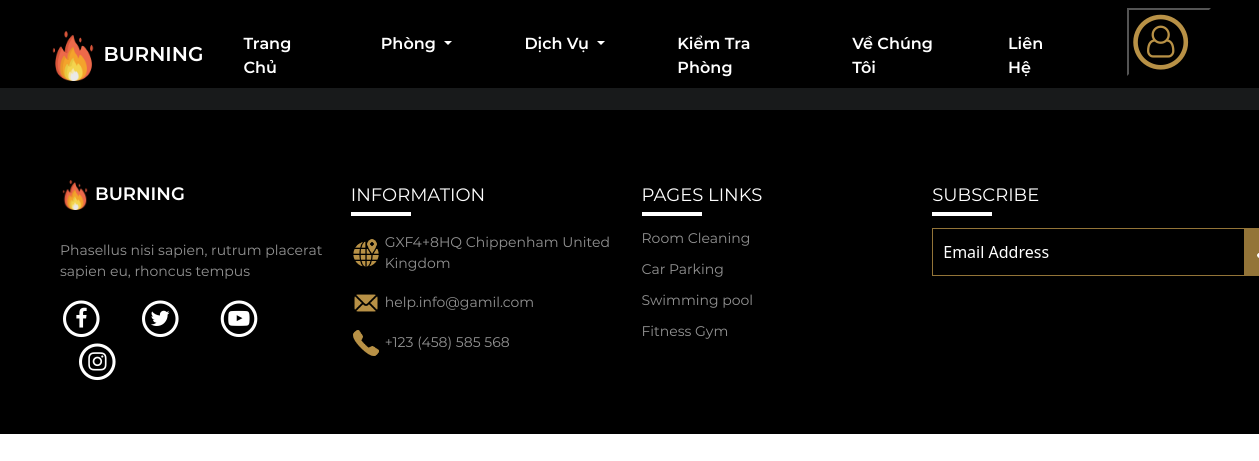
Page /logged/history.php (signed in) on the earlier database version.
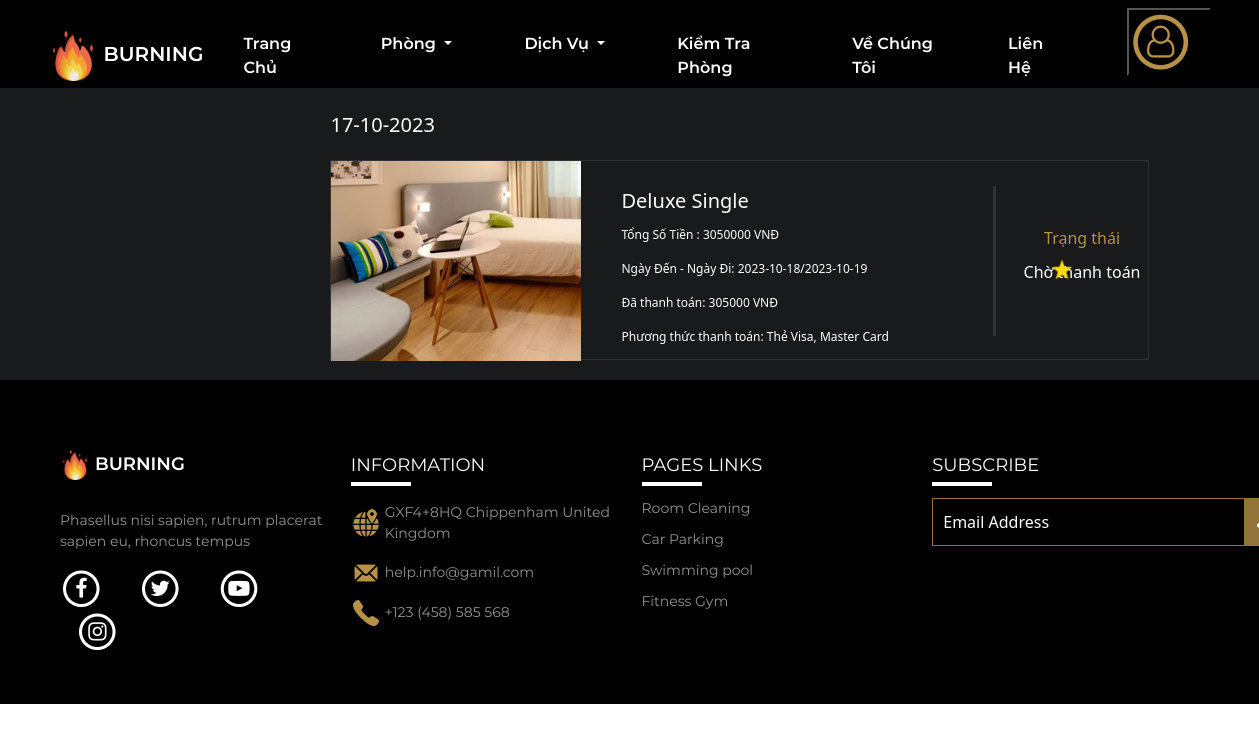
Same page on the later database version.
### tables this page shows
CREATE TABLE `chitietdatphong` (
  `MaCTDP` int(11) NOT NULL,
  `MaPDP` int(11) NOT NULL,
  `MaPhong` int(11) NOT NULL,
  `NgayDen` date NOT NULL,
  `NgayDi` date NOT NULL
);

CREATE TABLE `phieudatphong` (
  `MaPDP` int(11) NOT NULL,
  `MaKhachHang` int(11) NOT NULL,
  `TongTien` varchar(50) NOT NULL,
  `ThanhToanTruoc` varchar(50) NOT NULL,
  `PhuongThucThanhToan` varchar(50) NOT NULL,
  `NgayTT` date NOT NULL
);

CREATE TABLE `phong` (
  `MaPhong` int(10) NOT NULL,
  `LoaiPhong` varchar(20) NOT NULL,
  `KieuPhong` varchar(50) NOT NULL,
  `SLMax` int(10) NOT NULL,
  `LoaiGiuong` varchar(50) NOT NULL,
  `GiaPhong` varchar(10) NOT NULL,
  `IMG` varchar(50) NOT NULL,
  `DienTich` varchar(50) NOT NULL,
  `TamNhin` varchar(50) NOT NULL,
  `MoTa` varchar(500) NOT NULL,
  `TrangThai` varchar(20) NOT NULL
);

### logged/history.php (the view, shortened to what this page needs)
<!DOCTYPE html>
<html lang="en">
<head>
    <link rel="stylesheet" href="../css/history.css?v=<?php echo time(); ?>" type='text/css'>
    <link rel="stylesheet" href="https://cdnjs.cloudflare.com/ajax/libs/font-awesome/4.7.0/css/font-awesome.min.css">
    <link rel="stylesheet" href="../common/bootstrap-5.2.2-dist/css/bootstrap.min.css">
    <link rel="stylesheet" type="text/css" href="../common/slick/slick.css">
    <link rel="stylesheet" type="text/css" href="../common/slick/slick-theme.css">
    <link rel="stylesheet" href="../css/style.css">
</head>
<body>
    <?php
    include('header.php');
    include('../config.php');
    ?>
    <div class="main">
    <?php
               $ngayhientai=date("Y-m-d ", time());
               $sql = "SELECT * From chitietdatphong,phong,phieudatphong,quanlytaikhoan where phong.MaPhong=chitietdatphong.MaPhong
                                     AND quanlytaikhoan.ID=phieudatphong.MaKhachHang AND phieudatphong.MaPDP=chitietdatphong.MaPDP AND quanlytaikhoan.ID='".$_SESSION['makhachhang']."'" ;
               $result = mysqli_query($con, $sql);
               $lichsuphongs = array();
               if(mysqli_num_rows($result) > 0){
                  while($row = mysqli_fetch_array($result)){
                      $lichsuphongs[]=array('KieuPhong'=>$row["KieuPhong"], 'TongTien'=>$row["TongTien"],'ThanhToanTruoc'=>$row["ThanhToanTruoc"],
                      'NgayDen'=>$row["NgayDen"],'NgayDi'=>$row["NgayDi"], 'PhuongThucThanhToan'=> $row['PhuongThucThanhToan'],
                      'IMG'=>$row['IMG'], 'NgayTT'=>$row["NgayTT"]);
                  }
               }
              ?>
        <div class="mainroom">
        <?php foreach($lichsuphongs as $key => $value) { ?>
            <div class="ngaydat"> <?php echo  date("d-m-Y", strtotime($value['NgayTT']));?></div>
            <div class="mainroom_1">
                <div class="mainroom12">
                    <img src="<?php echo $value['IMG']?>" alt="" width="250px" height="200px">
                </div>
                <div class="mainroom11">
                    <p class="mainroom111"><?php echo $value['KieuPhong']?></p>
                    <p class="mainroom112">Tổng Số Tiền : <?php echo $value['TongTien']?> VNĐ</p>
                    <p class="mainroom112">Ngày Đến - Ngày Đi: <?php echo $value['NgayDen']. '/' .$value['NgayDi']?></p>
                    <p class="mainroom112">Đã thanh toán: <?php echo $value['ThanhToanTruoc'] ?> VNĐ</p>
                    <p class="mainroom112">Phương thức thanh toán:  <?php echo $value['PhuongThucThanhToan']?></p>
                </div>
                <div class="mainroom13">
                    <div class="mainroom131">Trạng thái</div>
                    <div class="mainroom132">
                        <?php
                            if($ngayhientai<$value['NgayDen']){
                                echo 'Đã đặt cọc';
                            }
                            else if($ngayhientai>=$value['NgayDen'] & $ngayhientai<=$value['NgayDi']){
                                echo 'Chờ thanh toán';
                            }
                            else{
                                echo 'Đã thanh toán ';
                            }
                        ?>
                    </div>
                </div>
            </div>
            <?php
                }
                ?>
      </div>
    </div>
    <?php
    include('footer.php')
    ?>
</body>
</html>

### logged/header.php (shortened to what this page needs)
<!DOCTYPE html>
<html lang="en">
<head>
  <link rel="stylesheet" href="../css/style.css">
  <link rel="stylesheet" href="https://cdnjs.cloudflare.com/ajax/libs/font-awesome/4.7.0/css/font-awesome.min.css">
  <link rel="stylesheet" href="../common/bootstrap-5.2.2-dist/css/bootstrap.min.css">
</head>
<body>
  <header id="menu">
    <div class="menu-nav">
      <nav class="navbar navbar-expand-lg">
        <div class="container-fluid px-5">
          <a class="navbar-brand" href="./home.php"><img src="../img/logoBurning.png" alt="BurningLogo" class="logo">
            BURNING</a>
          <div class="sub-nav collapse navbar-collapse flex-row-reverse" id="navbarSupportedContent">
            <ul class="navbar-nav mb-2 mb-lg-0">
              <li class="nav-item p-3 me-4">
                <a class="a nav-link active" aria-current="page" href="./home.php">Trang Chủ</a>
              </li>
              <li class="nav-item dropdown p-3 me-4">
                <a class="nav-link dropdown-toggle" href="./allroom.php" role="button" data-bs-toggle="dropdown" aria-expanded="false">
                  Phòng
                </a>
              </li>
              <li class="nav-item dropdown p-3 me-4">
                <a class="nav-link dropdown-toggle" href="./service.php" role="button" data-bs-toggle="dropdown" aria-expanded="false">
                  Dịch Vụ
                </a>
              </li>
              <li class="nav-item p-3 me-4">
                <a class="nav-link" href="./roomcheck.php">Kiểm Tra Phòng</a>
              </li>
              <li class="nav-item p-3 me-4">
                <a class="nav-link" href="./page.php">Về Chúng Tôi</a>
              </li>
              <li class="nav-item p-3 me-4">
                <a class="nav-link" href="./contact.php">Liên Hệ</a>
              </li>
              <li class="nav-item ms-4">
                <div class="dropdown">
                  <button class="btn-secondary dropdown-toggle" type="button" data-bs-toggle="dropdown" aria-expanded="false">
                    <span class="fa-stack fa-2x">
                      <i class="fa fa-circle-thin fa-stack-2x" style="color: #B89146;"></i>
                      <i class="fa fa-user-o fa-stack-1x" style="color: #B89146;"></i>
                    </span>
                  </button>
                </div>
              </li>
            </ul>
          </div>
        </div>
      </nav>
    </div>
  </header>
</body>
</html>

### logged/footer.php (shortened to what this page needs)
<!DOCTYPE html>
<html lang="en">
<head>
    <link rel="stylesheet" href="../css/style.css?v=<?php echo time(); ?>" type='text/css'>
    <link rel="stylesheet" href="https://cdnjs.cloudflare.com/ajax/libs/font-awesome/4.7.0/css/font-awesome.min.css">
    <link rel="stylesheet" href="../common/bootstrap-5.2.2-dist/css/bootstrap.min.css">
</head>
<body>
    <section id="footer">
        <div class="container-fluid">
            <div class="row">
                <div class="col-3">
                    <a class="navbar-brand" href="#"><img src="../img/logoBurning.png" alt="BurningLogo" class="logo"> BURNING</a>
                    <p>Phasellus nisi sapien, rutrum placerat sapien eu, rhoncus tempus</p>
                    <div class="contact">
                        <span class="fa-stack fa-lg me-3 ">
                            <i class="fa fa-circle-thin fa-stack-2x"></i>
                            <i class="fa fa-facebook-f fa-stack-1x"></i>
                        </span>
                        <span class="fa-stack fa-lg mx-3">
                            <i class="fa fa-circle-thin fa-stack-2x"></i>
                            <i class="fa fa-twitter fa-stack-1x"></i>
                        </span>
                        <span class="fa-stack fa-lg mx-3">
                            <i class="fa fa-circle-thin fa-stack-2x"></i>
                            <i class=" fa fa-youtube-play fa-stack-1x"></i>
                        </span>
                        <span class="fa-stack fa-lg ms-3">
                            <i class="fa fa-circle-thin fa-stack-2x"></i>
                            <i class="fa fa-instagram fa-stack-1x"></i>
                        </span>
                    </div>
                </div>
                <div class="col-3">
                    <h5>INFORMATION</h5>
                    <ul>
                        <li>
                            <div class="img">
                                <img src="../img/trangchu1/icon-location.png" alt="" class="logo">
                            </div>
                            <p class="my-0 p-1">GXF4+8HQ Chippenham United Kingdom</p>
                        </li>
                        <li>
                            <div class="img">
                                <img src="../img/trangchu1/icon-mail.png" alt="" class="logo">
                            </div>
                            <p class="my-0 p-1">help.info@gamil.com</p>
                        </li>
                        <li>
                            <div class="img">
                                <img src="../img/trangchu1/icon-phone.png" alt="" class="logo">
                            </div>
                            <p class="my-0 p-1">+123 (458) 585 568</p>
                        </li>
                    </ul>
                </div>
                <div class="col-3">
                    <h5>PAGES LINKS</h5>
                    <ul>
                        <li><a href="#">Room Cleaning</a></li>
                        <li><a href="#">Car Parking</a></li>
                        <li><a href="#">Swimming pool</a></li>
                        <li><a href="./fitness.html">Fitness Gym</a></li>
                    </ul>
                </div>
                <div class="col-3">
                    <h5>SUBSCRIBE</h5>
                    <div class="Send">
                        <input type="email" name="" id="" placeholder="Email Address"> <button><img src="../img/trangchu1/icon-send.png" alt="" class="logo"></button>
                    </div>
                </div>
            </div>
        </div>
    </section>
</body>
</html>

### css/history.css (style rules this page uses)
.main { display: flex; width: 100%; padding-top: 30px; justify-content: space-around; background-color: rgb(24,26,27 ); margin-top: 80px; }
input { flex:1; background-color: rgb(24,26,27 ); border: 1px solid rgb(205, 194, 194); color: white; padding-left: 10px; }
::placeholder { color:white; }
.mainroom { width: 65%; }
.mainroom_1 { border: 1px solid rgb(48,50,51 ) ; display: flex; height: 200px; width: 100%; color: white; }
.mainroom11 { flex:3; margin-left: 40px; position: relative; }
.mainroom13 { flex: 1; text-align: center; }
.mainroom111 { font-size: 20px; margin: 25px 0 10px 0; }
.mainroom11::after { content: ""; border-right: solid rgb(48,50,51 ); height: 150px; width: 2px; position: absolute; right: 20px; top:25px; }
.mainroom112 { font-size: 12px; }
.mainroom13 { display: block; margin: auto; }
.mainroom131 { color: rgb(184,145,70); }
.mainroom132 { padding: 10px 0 10px 0; position: relative; }
.mainroom132::before { content: url("../ICON/icon_star2.png"); position: absolute; top:8px; left: 35px; }
.mainroom>div { margin-bottom: 20px; }
.ngaydat { color: white; font-size: 20px; }

### css/style.css (style rules this page uses)
html, body { margin: 0; padding: 0; }
* { box-sizing: border-box; margin: 0; padding: 0; outline: none; }
#menu { position: fixed; z-index: 2; top: 0; left: 0; right: 0; }
a { text-decoration: none; }
li { list-style-type: none; }
#menu { background-color: black; height: 88px; }
#menu .logo { height: 50px; width: 50px; }
#menu .navbar-brand { color: white; font-family: Montserrat-SemiBold; font-size: 20px; }
#menu .sub-nav li a { font-family: Montserrat-SemiBold; font-size: 16px; color: white; }
.menu-nav { margin: 0 auto; }
#menu .dropdown button { background-color: black; }
#footer { background-color: black; color: #fff; padding: 70px 48px 50px; }
#footer .logo { height: 30px; width: 30px; }
#footer .contact { justify-content: space-between; }
#footer .navbar-brand { color: white; font-family: Montserrat-SemiBold; font-size: 18px; }
#footer p { margin-top: 30px; width: 275px; font-family: Montserrat-Regular; font-size: 14px; color: #939393; }
#footer h5 { position: relative; font-size: 18px; font-family: Montserrat-Regular; padding: 5px 0px; margin-bottom: 16px; }
#footer h5::before { position: absolute; content: ''; top: 100%; left: 0; width: 60px; height: 1px; border: 2px solid #fff; }
#footer ul { color: #fff; padding: 0; }
#footer li { padding-bottom: 10px; width: 275px; display: flex; }
#footer li .img { display: flex; align-items: center; }
#footer li a { color: #939393; font-size: 14px; font-family: Montserrat-Regular; text-decoration: none; }
#footer .Send { display: flex; }
#footer .Send input { border: 1px solid #937438; background-color: black; padding: 10px 70px 10px 10px; color: #fff; }
#footer .Send button { padding: 9px; background-color: #937438; border: none; }

Differences in the rows shown:
added chitietdatphong: MaPDP.NgayTT "17-10-2023", MaPhong.IMG (picture), MaPhong.KieuPhong "Deluxe Single", MaPDP.TongTien "3050000", NgayDen "2023-10-18", NgayDi "2023-10-19", MaPDP.ThanhToanTruoc "305000", MaPDP.PhuongThucThanhToan "Thẻ Visa, Master Card", shows "Chờ thanh toán"
